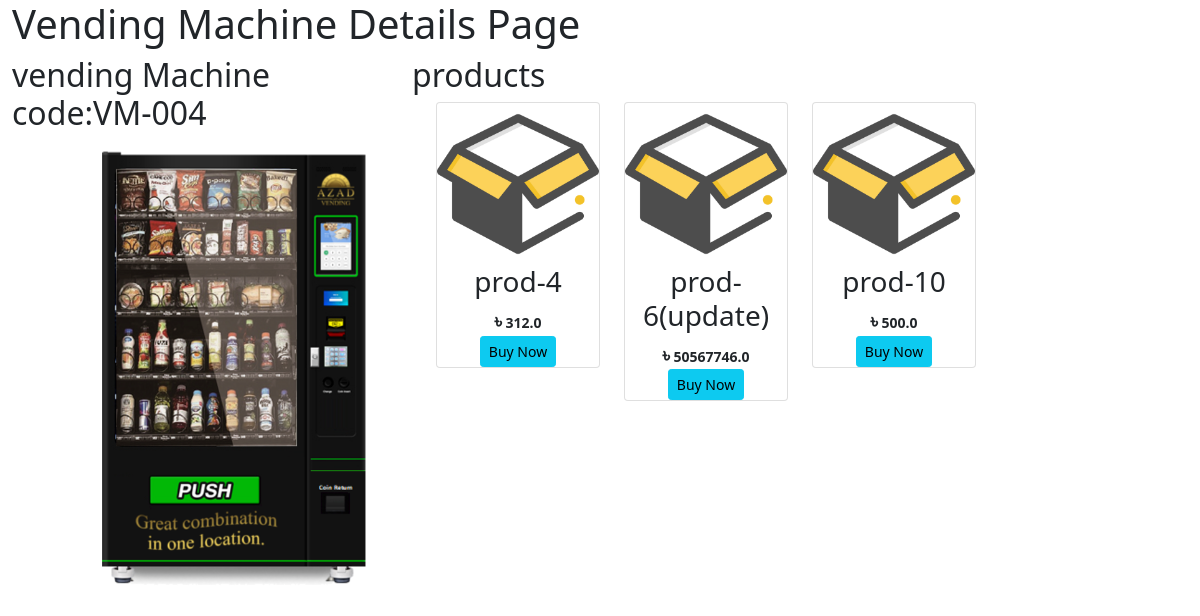
/vendingMachine/details/VM-004/, run on the app's committed database.
### vendingMachine/models.py (models this page shows, shortened)
class vendingMachine(models.Model):
    vendingMachine_id = models.CharField(max_length=20)
    machine_code = models.CharField(max_length=100)
    located_at = models.CharField(max_length=255)
    capacity = models.PositiveIntegerField(null=True,blank=True)
    available_product_quantity= models.PositiveIntegerField(null=True,blank=True)
    payment_method = models.CharField(max_length=100)
    vendMachine_image=models.ImageField( upload_to='vendMachineimage/',default='crudMethod/static/image/vending_machine.png',blank=True,null=True)

class product(models.Model):
    product_id = models.CharField(max_length=20)
    product_name = models.CharField(max_length=200)
    product_price = models.FloatField()
    vendingMachine = models.ManyToManyField(vendingMachine)
    product_image=models.ImageField(upload_to='productImage/', default='productImage/sample_product_image.png',blank=True,null=True)

### customer/views.py (the view)
# urls.py: path('vendingMachine/details/<str:machine_code>/', views.vendingMachine_Details,name='vendingMachine_Details'),
def vendingMachine_Details(request,machine_code):
    vendingMacahine_record=vendingMachine.objects.get(machine_code=machine_code)
    products= product.objects.filter(vendingMachine =vendingMacahine_record)
    context={
        'vendingMacahine_record':vendingMacahine_record,
        'products':products
    }
    return render(request,'customer/vendingMachineDetails.html',context)

### templates/customer/vendingMachineDetails.html (shortened to what this page needs)
<!DOCTYPE html>
{% load static %}
<html lang="en">
<head>
    <link href="https://cdn.jsdelivr.net/npm/bootstrap@5.0.2/dist/css/bootstrap.min.css" rel="stylesheet">
</head>
<body>
<div class="container-fluid">
    <h1>Vending Machine Details Page</h1>
    <div class="row">
        <div class="col-4">
            <h2>vending Machine code:{{vendingMacahine_record.machine_code}}</h2>
            <img src="{% static 'image/vending_machine.png'%}" alt="vending-Machine-Image"
            style="width:28 rem; height:28rem; ">
        </div>
        <div class="col">
            <h2>products</h2>
            <div class="container-fluid">
                <div class="row row-cols-4  g-4">
                    {% for prod in products%}
                    <div class="col-3">
                        <div class="card card-block text-center">
                            <img src="{{prod.product_image.url}}" alt="vending-machine-product-image">
                            <h3>{{prod.product_name}}</h3>
                            <small><b>
                                <span style="font-size:1.2rem; font-weight:bold;"> ৳</span>
                                {{prod.product_price}}</b></small>
                                <form  action="{% url 'checkout_page' prod.product_id  vendingMacahine_record.machine_code %}" method="POST">
                                    <button type="submit" class="btn btn-sm btn-info">Buy Now</button>
                                </form>
                        </div>
                    </div>
                    {% endfor %}
                </div>
            </div>
        </div>
    </div>
</div>
</body>
</html>

### data on the page
vendingMachine: machine_code "VM-004"
product: product_image (picture), product_name "prod-4", product_price "312.0"
product: product_image (picture), product_name "prod-6(update)", product_price "50567746.0"
product: product_image (picture), product_name "prod-10", product_price "500.0"
